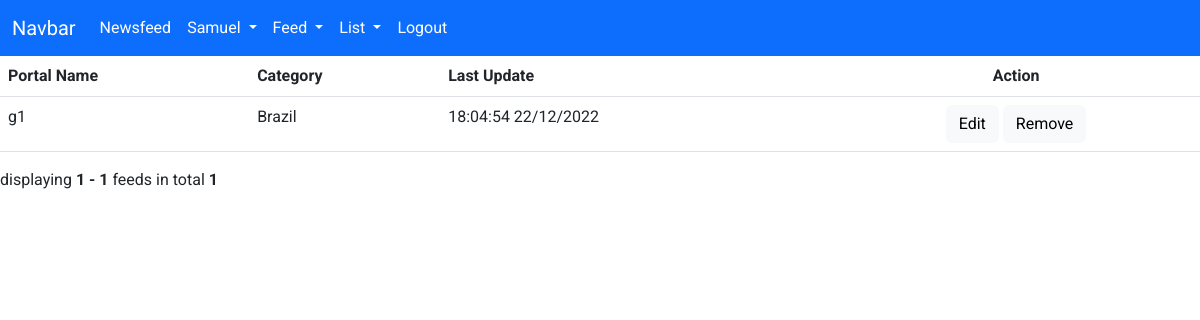
Page /feed (signed in) on the earlier database version.
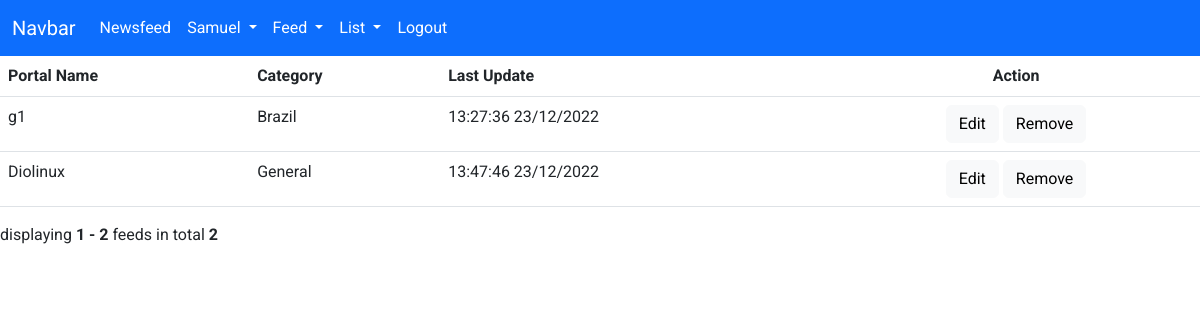
Same page on the later database version.
### app/models/Feed.py (models this page shows, shortened)
class Feed(db.Model):
    __tablename__ = 'feeds'
    id = db.Column(db.Integer, primary_key=True)
    portalname = db.Column(db.String, nullable=False)
    url = db.Column(db.String, nullable=False)
    description = db.Column(db.String)
    update_date = db.Column(db.DateTime, nullable=False)

### app/models/List.py (models this page shows, shortened)
class List(db.Model):
    __tablename__ = 'lists'
    id = db.Column(db.Integer, primary_key=True)
    name = db.Column(db.String, nullable=False)
    user_id = db.Column(db.Integer, db.ForeignKey('users.id'))
    user = db.relationship('User', foreign_keys=user_id)

### app/controllers/feed.py (the view)
@app.get("/feed")
@login_required
def list_feed():
    smtm = db.select(Feed, List, List_Feed).join(List_Feed.list).join(List_Feed.feed).where(List.user_id == current_user.id)
    feeds = db.session.execute(smtm).all()
    length = len(feeds)
    search = False
    q = request.args.get('q')
    if q:
        search = True
    page = request.args.get(get_page_parameter(), type=int, default=1)
    last_page = length // PER_PAGE + 1
    if page > last_page:
        return apology('Not Found', 404)
    i = (page-1)*PER_PAGE
    feeds = feeds[i:i+PER_PAGE]
    pagination = Pagination(page=page, total=length, search=search, record_name='feeds', per_page=PER_PAGE)
    return render_template("feed_list.html", feeds=feeds, pagination=pagination)

### app/models/User.py (called while the page is built)
    @property
    def is_authenticated(self):
        return True

    @login_manager.user_loader
    def load_user(username):
        return User.query.get(username)

### app/templates/feed_list.html (shortened to what this page needs)
{% extends "layout.html" %}
{% block main %}
<table class="table">
    <thead>
        <tr>
            <th scope="col">Portal Name</th>
            <th scope="col">Category</th>
            <th scope="col">Last Update</th>
            <th scope="col" class="text-center">Action</th>
        </tr>
    </thead>
    <tbody>
        {% for feed in feeds %}
        <tr>
            <td>{{ feed[0].portalname }}</td>
            <td>{{ feed[1].name }}</td>
            <td>{{ feed[0].update_date.strftime("%H:%M:%S %d/%m/%Y") }}</td>
            <td class="text-center">
                <a href="/feed/edit/{{feed[2].id}}" class="btn btn-light">Edit</a>
                <a href="/feed/remove/{{feed[2].id}}" class="btn btn-light">Remove</a>
            </td>
        </tr>
        {% endfor %}
    </tbody>
</table>
{{ pagination.info }}
{% endblock %}

Differences in the rows shown:
changed Feed "Brazil": update_date "18:04:54 22/12/2022" → "13:27:36 23/12/2022"
added Feed: portalname "Diolinux", name "General", update_date "13:47:46 23/12/2022"
Other differences:
{{ pagination.info }}: "displaying 1 - 1 feeds in total 1" → "displaying 1 - 2 feeds in total 2"
